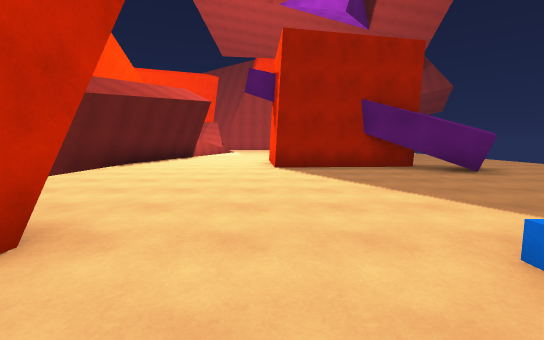
View 1 (above)

16 first-person views from a walk through a 3-D level made in the Unity game engine. The camera is 1.4 m above the floor, tilts 6° down and sees 90° across. The floor is counted in squares, 2 m on a side. Each view is taken from the middle of a square. On the plan, view 1 faces up. The plan holds only what a view shows up to about 9 squares ahead; the rest is blank. The place goes on beyond the plan. The player character is not drawn.

View 2
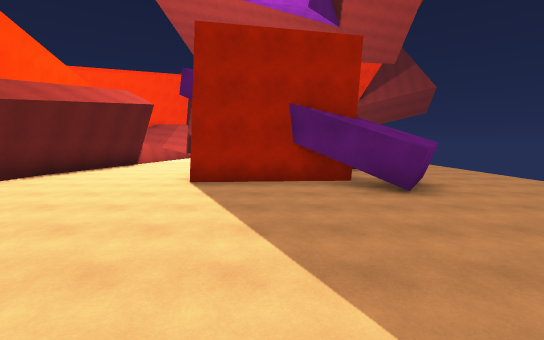

View 3
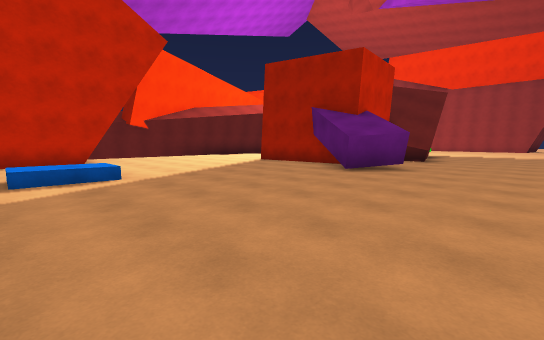

View 4
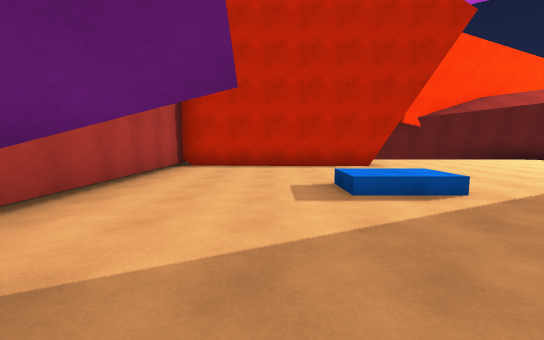

View 5
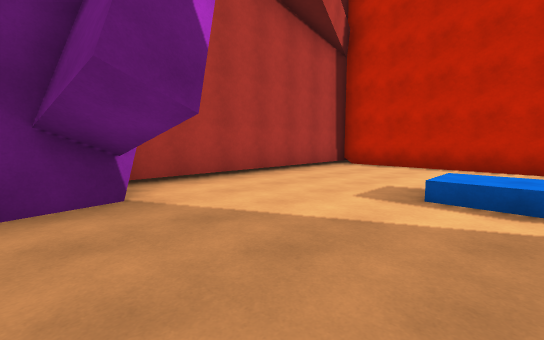

View 6
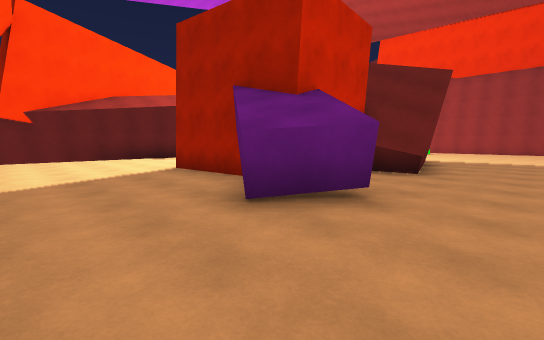

View 7
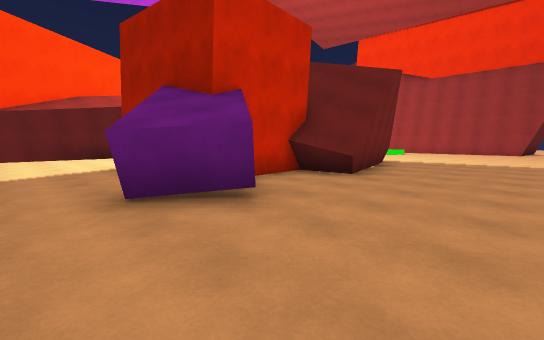

View 8
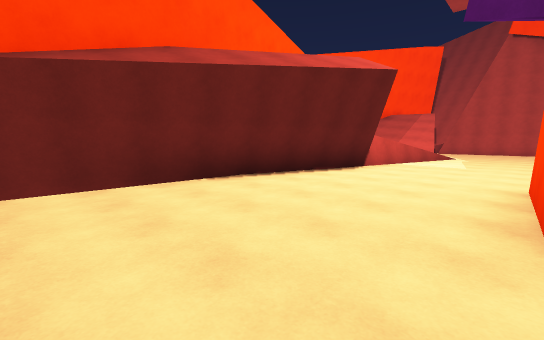

View 9
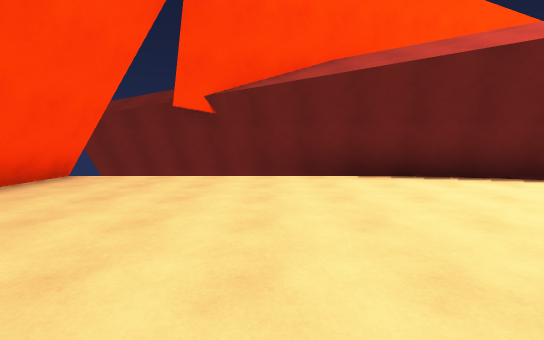

View 10
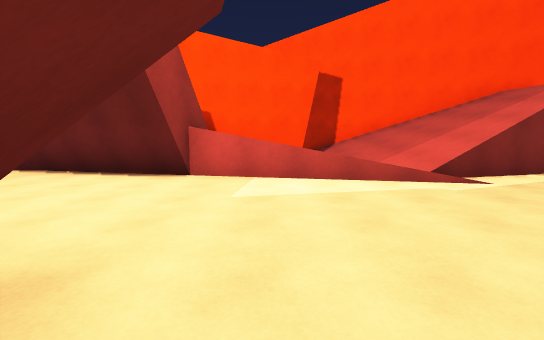

View 11
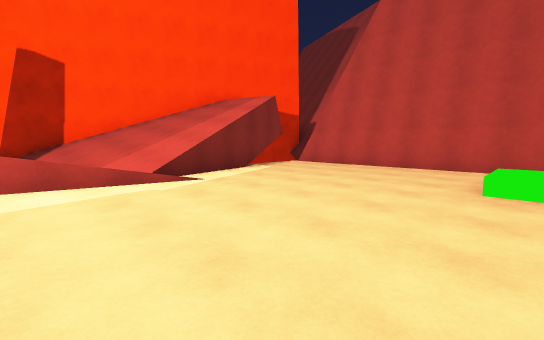

View 12
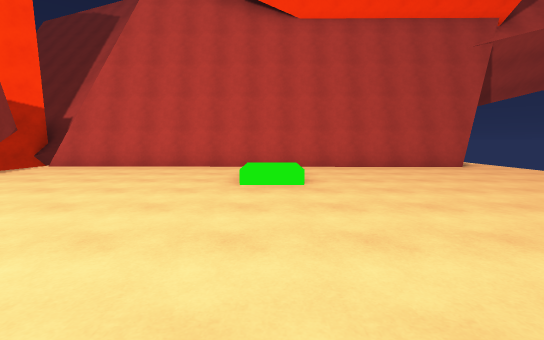

View 13
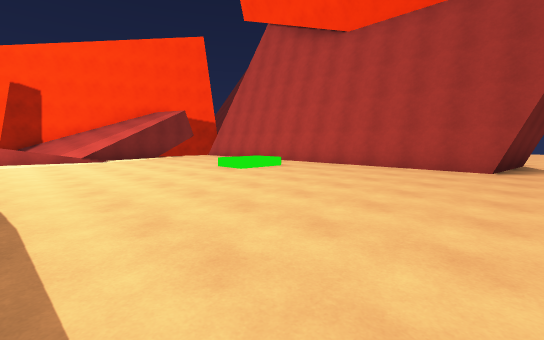

View 14
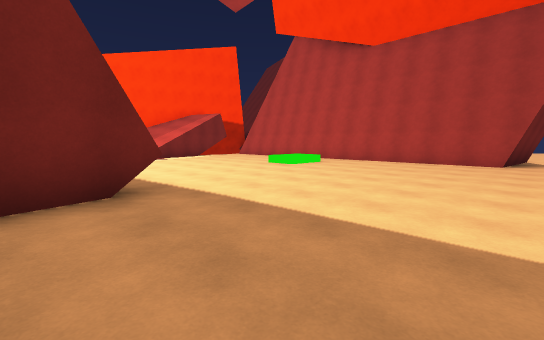

View 15
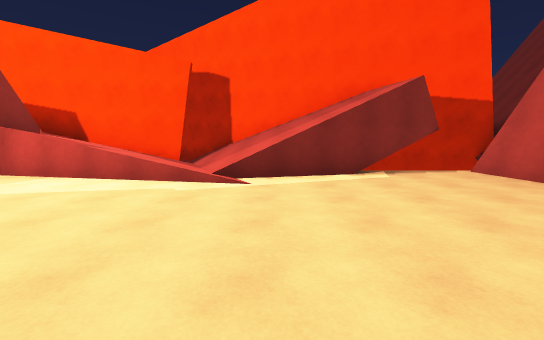

View 16
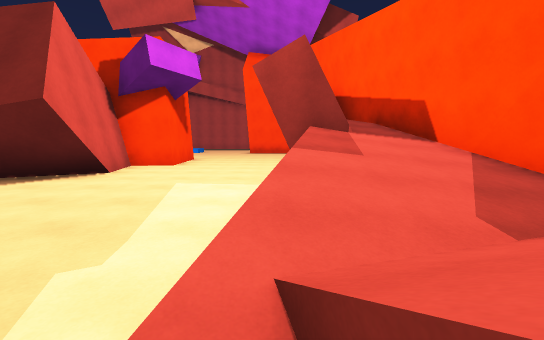

### Floor plan
Key: @ floor where view 1 was taken; # wall or solid block; . main floor; : floor 0.5 m higher than the main floor; / step, stairs or slope; = window, fence, low wall or low ledge; ^ raised ledge.
Columns run from 10 left of view 1 to 8 right of it. Each row starts with its distance up from view 1.
 25                  ##
 24      #           #.
 23     ##############.
 22     # .............
 21    ##/#...../......
 20    #///.....:......
 19   ##///............
 18   #/////...........
 17  ##/////...........
 16  #//////...........
 15 ## #///=...........
 14    #///...... #....
 13    #///....####....
 12    #//#....#  ##...
 11    ##/#....#   #...
 10     ###...##  #^...
  9     ###...##  #....
  8      #....#####....
  7      #.......###...
  6      #.........#...
  5      #.............
  4     ##.............
  3     ##.............
  2     #####..........
  1         #...:......
  0         #.@./......
 -1         #........
 -2         #......#.
 -3         #......##
 -4         ########

Positions as (right, up) in squares from view 1, and headings:
1: (0, 0), facing up
2: (2, 1), facing up
3: (8, 0), facing up-left
4: (6, -1), facing left
5: (6, 1), facing down-left
6: (7, 4), facing up-left
7: (8, 5), facing up-left
8: (0, 5), facing up-left
9: (1, 6), facing left
10: (2, 14), facing left
11: (2, 15), facing up-left
12: (2, 15), facing up
13: (8, 15), facing up-left
14: (8, 13), facing up-left
15: (2, 18), facing left
16: (-3, 18), facing down
